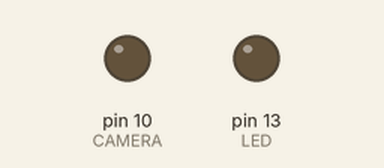
Simulated run of this sketch. Board: Arduino Uno, built with avr-gcc and run on an emulated ATmega328P. On the bench: output pins drawn as LEDs (lit = HIGH). What the sketch prints to the serial monitor is not drawn.

Above: at 1.0 s.
At 3.0 s:
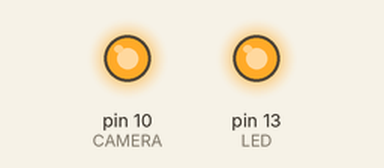
Timing chart, 0 to 5.2 s (numbered marks = the images above):
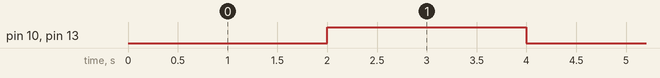

Measured:
- by itself, pin 10 (CAMERA), pin 13 (LED): alternates HIGH for 2.0 s and LOW for 2.0 s

The sketch:

spider_test_led.ino
```cpp
#define LED 13
#define CAMERA 10
void setup() {
  // put your setup code here, to run once:
  Serial.begin(9600);
  Serial.println("Hello world!");
  pinMode(LED,OUTPUT);
  pinMode(CAMERA,OUTPUT);
}

int last_state=0;
void loop() {
  // put your main code here, to run repeatedly:
  digitalWrite(LED,last_state);
  digitalWrite(CAMERA,last_state);
  last_state = !last_state;
  delay(2000);
}
```
